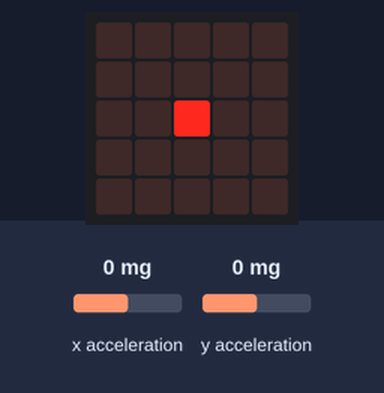
The program below on a simulated BBC micro:bit running MicroPython. Parts: the board's 5×5 LED display. The test bench sets the inputs (shaded band); at power-on: x acceleration 0 mg, y acceleration 0 mg.

Above: at 1.2 s.
1.3 s: x acceleration set to -187 mg
2.8 s: x acceleration set to -210 mg
At 2.86 s:
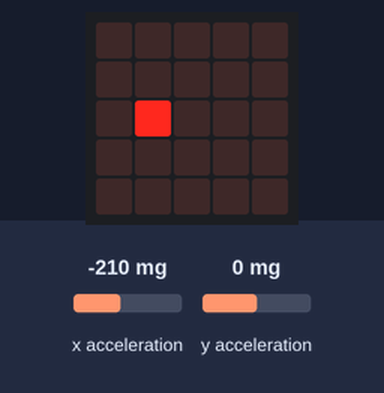
At 3.23 s:
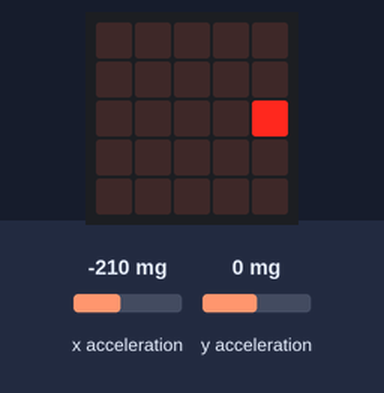
4.5 s: x acceleration set to 0 mg
6.0 s: y acceleration set to -182 mg
7.5 s: y acceleration set to -213 mg
At 7.51 s:
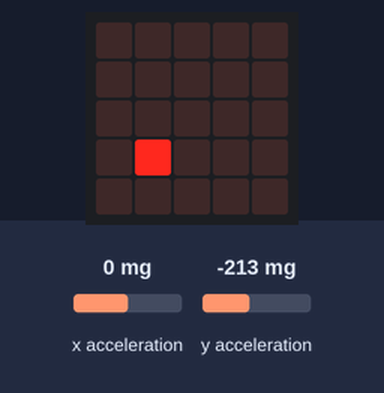
9.1 s: x acceleration set to -1440 mg
At 9.13 s:
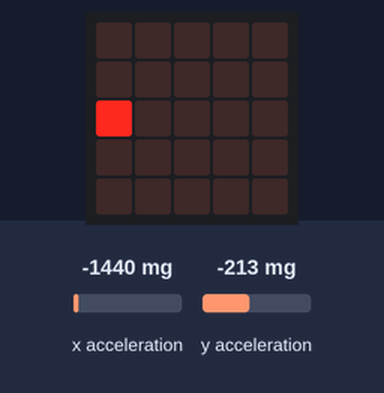

The program:

18_3.py
```python
from microbit import *
x=2
y=2
display.set_pixel(x,y,9);
while True:
  if accelerometer.get_x()>200:
    x=x+1
    display.clear()
  elif accelerometer.get_x()<-200:
    x=x-1
    display.clear()
  elif accelerometer.get_y()>200:
    y=y-1
    display.clear()
  elif accelerometer.get_y()<-200:
    y=y+1
    display.clear()

  if x<0:
    x=4
  if x>4:
    x=0
  if y<0:
    y=4
  if y>4:
    y=0
  display.set_pixel(x,y,9);
  sleep (50)

  
```

Measured:
- the behaviour switches between -200 and -201 mg on x acceleration (found by bisection; images 0 and 1)
- the behaviour switches between -200 and -201 mg on y acceleration (found by bisection; images 2 and 3)
- after the input at 1.3 s, every drawn part: stays the same
- after the input at 2.8 s, the display: changes after 0.05 s (image 1)
- after the input at 4.5 s, every drawn part: stays the same
- after the input at 6.0 s, every drawn part: stays the same
- after the input at 7.5 s, the display: changes at once (image 3)
- after the input at 9.1 s, the display: changes at once (image 4)
